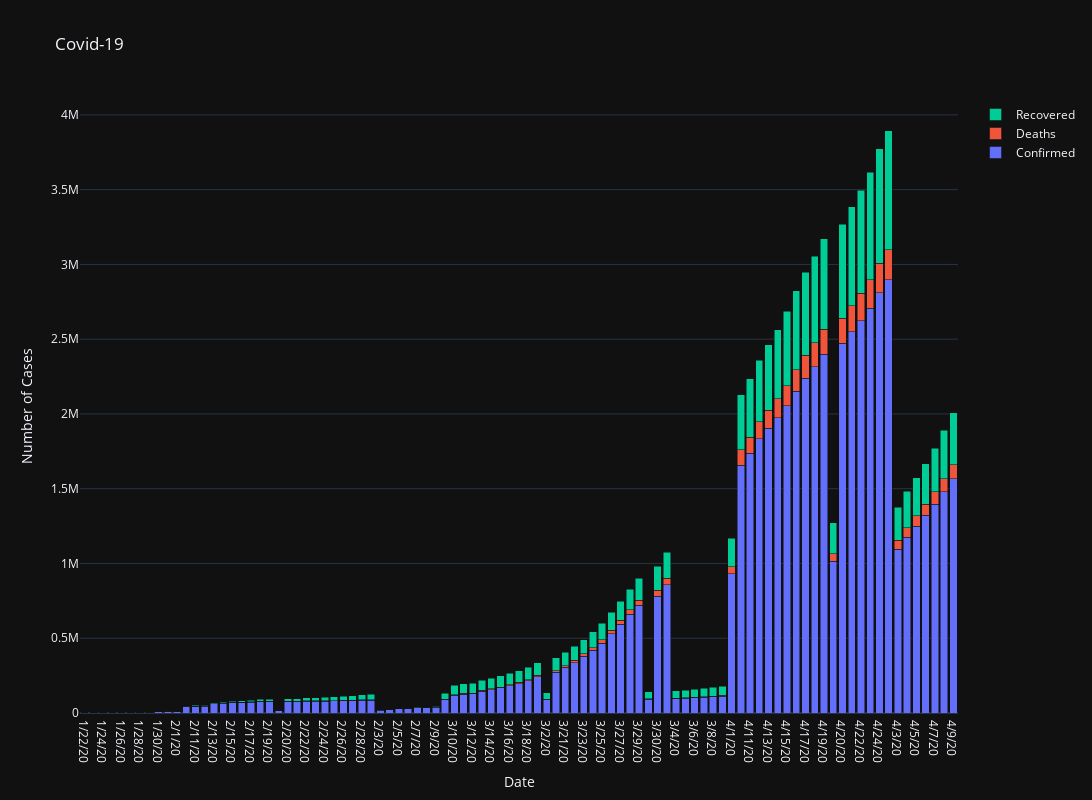

Notebook cell for this chart:
### Code cell
fig=go.Figure()


fig.add_trace(go.Bar(x=gb4.index,y=gb4["Confirmed"],name='Confirmed'))
fig.add_trace(go.Bar(x=gb4.index,y=gb4["Deaths"],name='Deaths'))
fig.add_trace(go.Bar(x=gb4.index,y=gb4["Recovered"],name='Recovered'))


fig.update_layout(title='Covid-19',
                   xaxis_title='Date',
                   yaxis_title='Number of Cases',
                   barmode='stack',
                   width=1200,
                   height=800,
                   template="plotly_dark")


fig.show()
